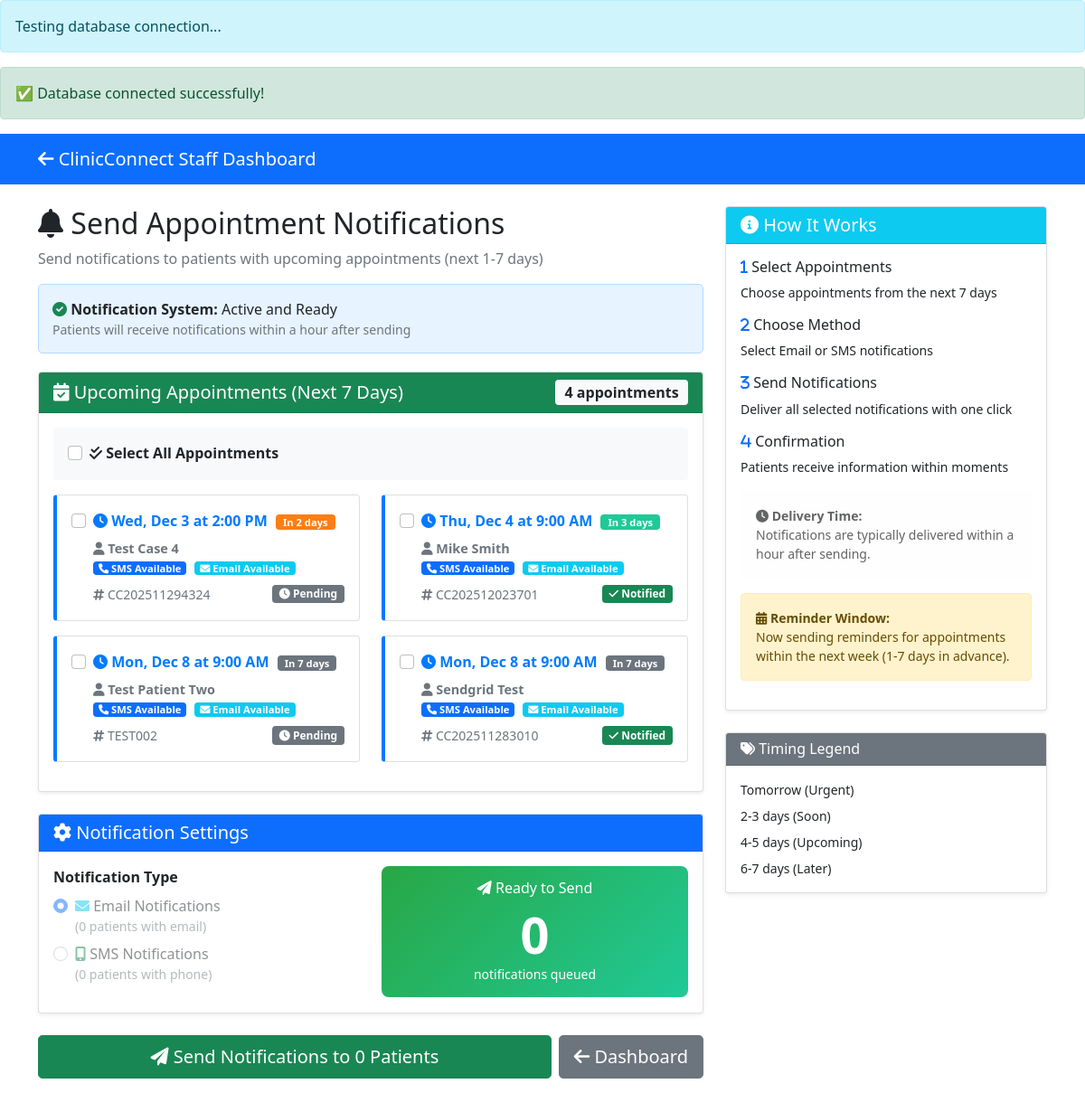
The page /admindashboard/reminders.php on the database its author committed.
### tables this page shows
CREATE TABLE `appointments` (
  `id` int(11) NOT NULL,
  `patient_name` varchar(255) NOT NULL,
  `patient_email` varchar(255) DEFAULT NULL,
  `patient_phone` varchar(20) DEFAULT NULL,
  `appointment_date` date NOT NULL,
  `appointment_time` time NOT NULL,
  `reason` text DEFAULT NULL,
  `status` varchar(20) DEFAULT 'booked',
  `booking_reference` varchar(50) DEFAULT NULL,
  `created_at` timestamp NOT NULL DEFAULT current_timestamp(),
  `reminder_sent` tinyint(1) DEFAULT 0,
  `reminder_sent_at` datetime DEFAULT NULL
);

### admindashboard/reminders.php (the view, shortened to what this page needs)
<?php
include __DIR__ . '/../includes/config.php';
$stmt = $pdo->prepare("
    SELECT a.*,
           CONCAT(a.appointment_date, ' ', a.appointment_time) as appointment_datetime
    FROM appointments a
    WHERE a.status = 'booked'
    AND CONCAT(a.appointment_date, ' ', a.appointment_time) BETWEEN
        DATE_ADD(NOW(), INTERVAL 1 DAY) AND DATE_ADD(NOW(), INTERVAL 7 DAY)
    ORDER BY a.appointment_date, a.appointment_time
");
$stmt->execute();
$upcoming_appointments = $stmt->fetchAll();
?>
<!DOCTYPE html>
<html lang="en">
<head>
    <link href="https://cdn.jsdelivr.net/npm/bootstrap@5.1.3/dist/css/bootstrap.min.css" rel="stylesheet">
    <link rel="stylesheet" href="https://cdnjs.cloudflare.com/ajax/libs/font-awesome/6.0.0/css/all.min.css">
</head>
<body>
    <nav class="navbar navbar-expand-lg navbar-dark bg-primary">
        <div class="container">
            <a class="navbar-brand" href="index.php">
                <i class="fas fa-arrow-left"></i> ClinicConnect Staff Dashboard
            </a>
        </div>
    </nav>
    <div class="container mt-4">
        <div class="row">
            <div class="col-md-8">
                <h2><i class="fas fa-bell"></i> Send Appointment Notifications</h2>
                <p class="text-muted">Send notifications to patients with upcoming appointments (next 1-7 days)</p>
                <div class="notification-status">
                    <i class="fas fa-check-circle text-success"></i>
                    <strong>Notification System:</strong> Active and Ready
                    <small class="text-muted d-block">Patients will receive notifications within a hour after sending</small>
                </div>
                <form method="POST" id="remindersForm">
                    <div class="card shadow-sm">
                        <div class="card-header bg-success text-white">
                            <div class="d-flex justify-content-between align-items-center">
                                <h5 class="mb-0">
                                    <i class="fas fa-calendar-check"></i> Upcoming Appointments (Next 7 Days)
                                </h5>
                                <div>
                                    <span class="badge bg-light text-dark fs-6">
                                        <?= count($upcoming_appointments); ?> appointments
                                    </span>
                                </div>
                            </div>
                        </div>
                        <div class="card-body">
                            <?php if (count($upcoming_appointments) > 0): ?>
                                <div class="mb-3 p-3 bg-light rounded">
                                    <div class="form-check">
                                        <input class="form-check-input" type="checkbox" id="selectAll">
                                        <label class="form-check-label fw-bold" for="selectAll">
                                            <i class="fas fa-check-double"></i> Select All Appointments
                                        </label>
                                    </div>
                                </div>
                                <div class="row">
                                    <?php foreach ($upcoming_appointments as $appointment):
                                        $appointment_datetime = strtotime($appointment['appointment_date'] . ' ' . $appointment['appointment_time']);
                                        $current_datetime = time();
                                        $days_until = ceil(($appointment_datetime - $current_datetime) / (60 * 60 * 24));
                                        if ($days_until <= 1) {
                                            $badge_class = 'urgent';
                                            $days_text = 'Tomorrow';
                                        } elseif ($days_until <= 2) {
                                            $badge_class = 'soon';
                                            $days_text = 'In ' . $days_until . ' days';
                                        } elseif ($days_until <= 4) {
                                            $badge_class = 'upcoming';
                                            $days_text = 'In ' . $days_until . ' days';
                                        } else {
                                            $badge_class = 'later';
                                            $days_text = 'In ' . $days_until . ' days';
                                        }
                                    ?>
                                    <div class="col-md-6 mb-3">
                                        <div class="card reminder-card h-100">
                                            <div class="card-body">
                                                <div class="form-check h-100">
                                                    <input class="form-check-input appointment-checkbox"
                                                           type="checkbox"
                                                           name="selected_appointments[]"
                                                           value="<?= $appointment['id']; ?>"
                                                           id="appointment_<?= $appointment['id']; ?>"
                                                           data-email="<?= htmlspecialchars($appointment['patient_email']); ?>"
                                                           data-phone="<?= htmlspecialchars($appointment['patient_phone']); ?>">
                                                    <label class="form-check-label w-100" for="appointment_<?= $appointment['id']; ?>">
                                                        <div class="appointment-time mb-2">
                                                            <i class="fas fa-clock"></i>
                                                            <?= date('D, M j', strtotime($appointment['appointment_date'])); ?>
                                                            at <?= date('g:i A', strtotime($appointment['appointment_time'])); ?>
                                                            <span class="badge <?= $badge_class ?> days-badge"><?= $days_text ?></span>
                                                        </div>
                                                        <div class="patient-info mb-2">
                                                            <strong>
                                                                <i class="fas fa-user"></i>
                                                                <?= htmlspecialchars($appointment['patient_name']); ?>
                                                            </strong>
                                                            <br>
                                                            <?php if (!empty($appointment['patient_phone'])): ?>
                                                                <span class="badge bg-primary contact-badge">
                                                                    <i class="fas fa-phone"></i> SMS Available
                                                                </span>
                                                            <?php endif; ?>
                                                            <?php if (!empty($appointment['patient_email'])): ?>
                                                                <span class="badge bg-info contact-badge">
                                                                    <i class="fas fa-envelope"></i> Email Available
                                                                </span>
                                                            <?php endif; ?>
                                                        </div>
                                                        <div class="d-flex justify-content-between align-items-center">
                                                            <small class="text-muted">
                                                                <i class="fas fa-hashtag"></i>
                                                                <?= $appointment['booking_reference']; ?>
                                                            </small>
                                                            <?php if ($appointment['reminder_sent']): ?>
                                                                <span class="badge bg-success">
                                                                    <i class="fas fa-check"></i> Notified
                                                                </span>
                                                            <?php else: ?>
                                                                <span class="badge bg-secondary">
                                                                    <i class="fas fa-clock"></i> Pending
                                                                </span>
                                                            <?php endif; ?>
                                                        </div>
                                                    </label>
                                                </div>
                                            </div>
                                        </div>
                                    </div>
                                    <?php endforeach; ?>
                                </div>
                            <?php endif; ?>
                        </div>
                    </div>
                    <?php if (count($upcoming_appointments) > 0): ?>
                    <div class="card mt-4 shadow-sm">
                        <div class="card-header bg-primary text-white">
                            <h5 class="mb-0">
                                <i class="fas fa-cog"></i> Notification Settings
                            </h5>
                        </div>
                        <div class="card-body">
                            <div class="row">
                                <div class="col-md-6">
                                    <div class="mb-3">
                                        <label class="form-label fw-bold">Notification Type</label>
                                        <div class="form-check mb-2">
                                            <input class="form-check-input" type="radio" name="reminder_type" value="email" id="emailReminders" checked>
                                            <label class="form-check-label" for="emailReminders">
                                                <i class="fas fa-envelope text-info"></i> Email Notifications
                                                <small class="text-muted d-block" id="emailCount">(0 patients with email)</small>
                                            </label>
                                        </div>
                                        <div class="form-check">
                                            <input class="form-check-input" type="radio" name="reminder_type" value="sms" id="smsReminders">
                                            <label class="form-check-label" for="smsReminders">
                                                <i class="fas fa-mobile-alt text-success"></i> SMS Notifications
                                                <small class="text-muted d-block" id="smsCount">(0 patients with phone)</small>
                                            </label>
                                        </div>
                                    </div>
                                </div>
                                <div class="col-md-6">
                                    <div class="reminder-stats">
                                        <h6><i class="fas fa-paper-plane"></i> Ready to Send</h6>
                                        <div class="display-4 fw-bold" id="selectedCount">0</div>
                                        <small>notifications queued</small>
                                    </div>
                                </div>
                            </div>
                        </div>
                    </div>
                    <div class="mt-4 d-flex gap-2">
                        <button type="submit" name="send_reminders" value="1" class="btn btn-success btn-lg flex-fill" id="sendButton">
                        </button>
                        <a href="index.php" class="btn btn-secondary btn-lg">
                            <i class="fas fa-arrow-left"></i> Dashboard
                        </a>
                    </div>
                    <?php endif; ?>
                </form>
            </div>
            <div class="col-md-4">
                <div class="card shadow-sm">
                    <div class="card-header bg-info text-white">
                        <h5 class="mb-0">
                            <i class="fas fa-info-circle"></i> How It Works
                        </h5>
                    </div>
                    <div class="card-body">
                        <div class="mb-3">
                            <h6><i class="fas fa-1 text-primary"></i> Select Appointments</h6>
                            <p class="small">Choose appointments from the next 7 days</p>
                        </div>
                        <div class="mb-3">
                            <h6><i class="fas fa-2 text-primary"></i> Choose Method</h6>
                            <p class="small">Select Email or SMS notifications</p>
                        </div>
                        <div class="mb-3">
                            <h6><i class="fas fa-3 text-primary"></i> Send Notifications</h6>
                            <p class="small">Deliver all selected notifications with one click</p>
                        </div>
                        <div class="mb-3">
                            <h6><i class="fas fa-4 text-primary"></i> Confirmation</h6>
                            <p class="small">Patients receive information within moments</p>
                        </div>
                        <div class="alert alert-light mt-3">
                            <small>
                                <i class="fas fa-clock"></i> <strong>Delivery Time:</strong>
                                <br>Notifications are typically delivered within a hour after sending.
                            </small>
                        </div>
                        <div class="alert alert-warning mt-3">
                            <small>
                                <i class="fas fa-calendar-alt"></i> <strong>Reminder Window:</strong>
                                <br>Now sending reminders for appointments within the next week (1-7 days in advance).
                            </small>
                        </div>
                    </div>
                </div>
                <div class="card shadow-sm mt-4">
                    <div class="card-header bg-secondary text-white">
                        <h6 class="mb-0">
                            <i class="fas fa-tags"></i> Timing Legend
                        </h6>
                    </div>
                    <div class="card-body">
                        <div class="d-flex align-items-center mb-2">
                            <small>Tomorrow (Urgent)</small>
                        </div>
                        <div class="d-flex align-items-center mb-2">
                            <small>2-3 days (Soon)</small>
                        </div>
                        <div class="d-flex align-items-center mb-2">
                            <small>4-5 days (Upcoming)</small>
                        </div>
                        <div class="d-flex align-items-center">
                            <small>6-7 days (Later)</small>
                        </div>
                    </div>
                </div>
            </div>
        </div>
    </div>
</body>
</html>

### rows shown on the page
appointments: appointment_date "Wed, Dec 3", appointment_time "2:00 PM", days_text "In 2 days", patient_name "Test Case 4", patient_phone "SMS Available", patient_email "Email Available", booking_reference "CC202511294324", reminder_sent 0 (drawn)
appointments: appointment_date "Thu, Dec 4", appointment_time "9:00 AM", days_text "In 3 days", patient_name "Mike Smith", patient_phone "SMS Available", shows "Email Available", booking_reference "CC202512023701", reminder_sent 1 (drawn)
appointments: appointment_date "Mon, Dec 8", appointment_time "9:00 AM", days_text "In 7 days", patient_name "Test Patient Two", patient_phone "SMS Available", patient_email "Email Available", booking_reference "TEST002", reminder_sent 0 (drawn)
appointments: appointment_date "Mon, Dec 8", appointment_time "9:00 AM", days_text "In 7 days", patient_name "Sendgrid Test", patient_phone "SMS Available", shows "Email Available", booking_reference "CC202511283010", reminder_sent 1 (drawn)

### other values the page prints
count($upcoming_appointments) "4"
